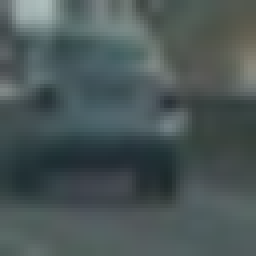
#> input picture data/vehicles/GTI_Far/image0024.png, 64 x 64 px (shown 4 times larger); its folder holds only this picture in this run
$ jupyter execute --allow-errors vehicle_detection.ipynb   (shell and % lines are left out)   (older library calls are emulated)
#> lines starting #> are read from the running program, lines starting #| are printed output that depends on the picture
Feature Extraction

[cell 1]
import numpy as np
import cv2
import matplotlib.pyplot as plt
import matplotlib.image as mpimg

import os
import glob
import cv2

from skimage.feature import hog
from sklearn.svm import LinearSVC
from sklearn.preprocessing import StandardScaler
from sklearn.model_selection import train_test_split


# Define a function to compute binned color features
def bin_spatial(img, size=(32, 32)):
    # Use cv2.resize().ravel() to create the feature vector
    features = cv2.resize(img, size).ravel()
    # Return the feature vector
    return features

# Define a function to compute color histogram features
def color_hist(img, nbins=32, bins_range=(0, 256)):
    # Compute the histogram of the color channels separately
    channel1_hist = np.histogram(img[:,:,0], bins=nbins, range=bins_range)
    channel2_hist = np.histogram(img[:,:,1], bins=nbins, range=bins_range)
    channel3_hist = np.histogram(img[:,:,2], bins=nbins, range=bins_range)
    # Concatenate the histograms into a single feature vector
    hist_features = np.concatenate((channel1_hist[0], channel2_hist[0], channel3_hist[0]))
    # Return the individual histograms, bin_centers and feature vector
    return hist_features

# Define a function to return HOG features and visualization
def get_hog_features(img, orient, pix_per_cell, cell_per_block,
                        vis=False, feature_vec=True):
    # Call with two outputs if vis==True
    if vis == True:
        features, hog_image = hog(img, orientations=orient, pixels_per_cell=(pix_per_cell, pix_per_cell),
                                  cells_per_block=(cell_per_block, cell_per_block), transform_sqrt=True,
                                  visualise=vis, feature_vector=feature_vec)
        return features, hog_image
    # Otherwise call with one output
    else:
        features = hog(img, orientations=orient, pixels_per_cell=(pix_per_cell, pix_per_cell),
                       cells_per_block=(cell_per_block, cell_per_block), transform_sqrt=True,
                       visualise=vis, feature_vector=feature_vec)
        return features


#The input format of images has to be RGB
def extract_feature(img, color_space, spatial_size=(32, 32),
                    hist_bins=32, bins_range=(0, 256), orient=9,pix_per_cell=8,cell_per_block=2,
                    hog_channel=0):

    img_features = []
    if color_space != 'RGB':
        if color_space == 'HSV':
            feature_image = cv2.cvtColor(img, cv2.COLOR_RGB2HSV)
        elif color_space == 'LUV':
            feature_image = cv2.cvtColor(img, cv2.COLOR_RGB2LUV)
        elif color_space == 'HLS':
            feature_image = cv2.cvtColor(img, cv2.COLOR_RGB2HLS)
        elif color_space == 'YUV':
            feature_image = cv2.cvtColor(img, cv2.COLOR_RGB2YUV)
        elif color_space == 'YCrCb':
            feature_image = cv2.cvtColor(img, cv2.COLOR_RGB2YCrCb)
    else: feature_image = np.copy(img)

    spatial_features = bin_spatial(feature_image, spatial_size)
    img_features.append(spatial_features)

    hist_features = color_hist(feature_image, hist_bins, bins_range )
    img_features.append(hist_features)

    if hog_channel == 'ALL':
        hog_features = []
        for channel in range(feature_image.shape[2]):
            hog_features.extend(get_hog_features(feature_image[:,:,channel],
                                orient, pix_per_cell, cell_per_block,
                                vis=False, feature_vec=True))
    else:
        hog_features = get_hog_features(feature_image[:,:,hog_channel], orient,
                    pix_per_cell, cell_per_block, vis=False, feature_vec=True)

    img_features.append(hog_features)
    return np.concatenate(img_features)

Extracting Features From Files

[cell 2]
def extract_features_from_files(img_files, color_space='RGB', spatial_size=(32, 32),hist_bins=32, bins_range=(0, 256), orient=9,
                     pix_per_cell=8, cell_per_block=2, hog_channel=0):
    features = []
    for file in img_files:
        feas = []
        image_bgr = cv2.imread(file)
        image = cv2.cvtColor(image_bgr, cv2.COLOR_BGR2RGB)
        feas = extract_feature(image,color_space,spatial_size,
                                hist_bins, bins_range, orient, pix_per_cell, cell_per_block,
                                hog_channel)
        features.append(feas)

        image=cv2.flip(image,1)
        feas = extract_feature(image,color_space,spatial_size,
                                hist_bins, bins_range, orient, pix_per_cell, cell_per_block,
                                hog_channel)
        features.append(feas)

    print ('features extracted from files')
    return features

Classifier and Training

[cell 3]
cars=[]
notcars=[]
cars = glob.iglob('data/vehicles/**/*.png')
notcars = glob.iglob('data/non-vehicles/**/*.png')

color_space = 'HSV' # Can be RGB, HSV, LUV, HLS, YUV, YCrCb
orient = 9  # HOG orientations
pix_per_cell = 8 # HOG pixels per cell
cell_per_block = 2 # HOG cells per block
hog_channel = 'ALL' # Can be 0, 1, 2, or "ALL"
spatial_size = (16, 16) # Spatial binning dimensions
hist_bins = 16    # Number of histogram bins


print("Extracting car_features")
car_features = extract_features_from_files(cars, color_space=color_space,
                        spatial_size=spatial_size, hist_bins=hist_bins,
                        orient=orient, pix_per_cell=pix_per_cell,
                        cell_per_block=cell_per_block,
                        hog_channel=hog_channel)
#> in extract_features_from_files, image_bgr is the input picture: shape (64, 64, 3); mean B, G, R 87, 86.8, 74.4
#> in extract_feature, `feature_image = cv2.cvtColor(img, cv2.COLOR_RGB2HSV)`: feature_image: shape (64, 64, 3); mean H, S, V 87, 44.7, 88.7
#> in bin_spatial, `features = cv2.resize(img, size).ravel()`: features = 768 values, max 187 at index 8, min 10 at index 229, mean 73.58
#> in extract_feature, `spatial_features = bin_spatial(feature_image, spatial_size)`: spatial_features has the same summary as features in bin_spatial
#> in color_hist, `hist_features = np.concatenate((channel1_hist[0], channel2_hist[0], ch..`: hist_features = 48 values, max 2296 at index 5, min 0 at index 0, mean 256
#> after the loop in extract_feature, `for channel in range(feature_image.shape[2]):`: hog_features = 5292 values, max 0.545 at index 5080, min 0 at index 8, mean 0.128
#> in extract_features_from_files, `feas = extract_feature(image,color_space,spatial_size, hist_bins, bins..`: feas = 6108 values, max 2296 at index 773, min 0 at index 768, mean 11.37
#> in extract_features_from_files, `image=cv2.flip(image,1)`:
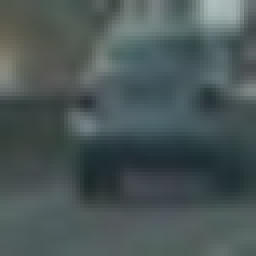
#> image: shape (64, 64, 3) (shown 4 times larger); mean R, G, B 74.4, 86.8, 87
#> in extract_feature (call 2), `feature_image = cv2.cvtColor(img, cv2.COLOR_RGB2HSV)`: feature_image: shape (64, 64, 3); mean H, S, V 87, 44.7, 88.7
#> pass 2 of the loop in extract_features_from_files, `for file in img_files:`:
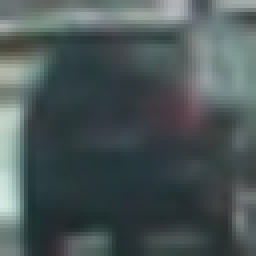
#> input picture data/vehicles/GTI_Left/image0023.png, 64 x 64 px (shown 4 times larger)
#> in extract_features_from_files, image_bgr is the input picture: shape (64, 64, 3); mean B, G, R 87.1, 86.5, 75
#> feature_image: shape (64, 64, 3); mean H, S, V 93.5, 46.9, 88.7
#> feas = 6108 values, max 2203 at index 773, min 0 at index 768, mean 11.72
#> in extract_features_from_files, `image=cv2.flip(image,1)`:
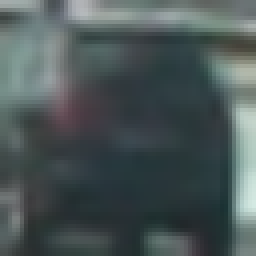
#> image: shape (64, 64, 3) (shown 4 times larger); mean R, G, B 75, 86.5, 87.1
#> feature_image: shape (64, 64, 3); mean H, S, V 93.5, 46.9, 88.7
#> car_features = 4 items
print("Extracting notcar_features")
notcar_features = extract_features_from_files(notcars, color_space=color_space,
                        spatial_size=spatial_size, hist_bins=hist_bins,
                        orient=orient, pix_per_cell=pix_per_cell,
                        cell_per_block=cell_per_block,
                        hog_channel=hog_channel)

#> (the rest of this cell did not finish here and is left out)

Sliding Windows

[cell 4]
# [74 lines left out: functions slide_window, draw_boxes, search_windows, show_image, not called in this run]

[cell 5]
images = []
files=[]
for file in glob.glob('test_images/test*.jpg'):
    image_bgr = cv2.imread(file)
    image = cv2.cvtColor(image_bgr, cv2.COLOR_BGR2RGB)
    images.append(image)
    files.append(file)

#> (a cell that did not finish here is left out)

#> (a cell that did not finish here is left out)

#> (a cell that did not finish here is left out)

#> (a cell that did not finish here is left out)

#> (a cell that did not finish here is left out)

Evaluating the Classifier

[cell 11]
import matplotlib.pyplot as plt

i=0

for image in images:
    draw_image = np.copy(image)
    hot_windows = []
    hot_windows += (search_windows(image, windows, svc, X_scaler, color_space=color_space,
                        spatial_size=spatial_size, hist_bins=hist_bins,
                        orient=orient, pix_per_cell=pix_per_cell,
                        cell_per_block=cell_per_block,
                        hog_channel=hog_channel,threshold=1.5,debug=True))
    window_img = draw_boxes(draw_image, hot_windows, color=(0, 0, 255), thick=6)

    f, (ax1, ax2) = plt.subplots(1, 2, figsize=(20,10))
    ax1.imshow(image)
    ax1.set_title('Original Image', fontsize=20)
    ax2.imshow(window_img)
    ax2.set_title('Processed Image', fontsize=20)
    #show_image(window_img)
    cv2.imwrite('output_images/img.png' ,cv2.cvtColor(window_img, cv2.COLOR_RGB2BGR))
    i=i+1
